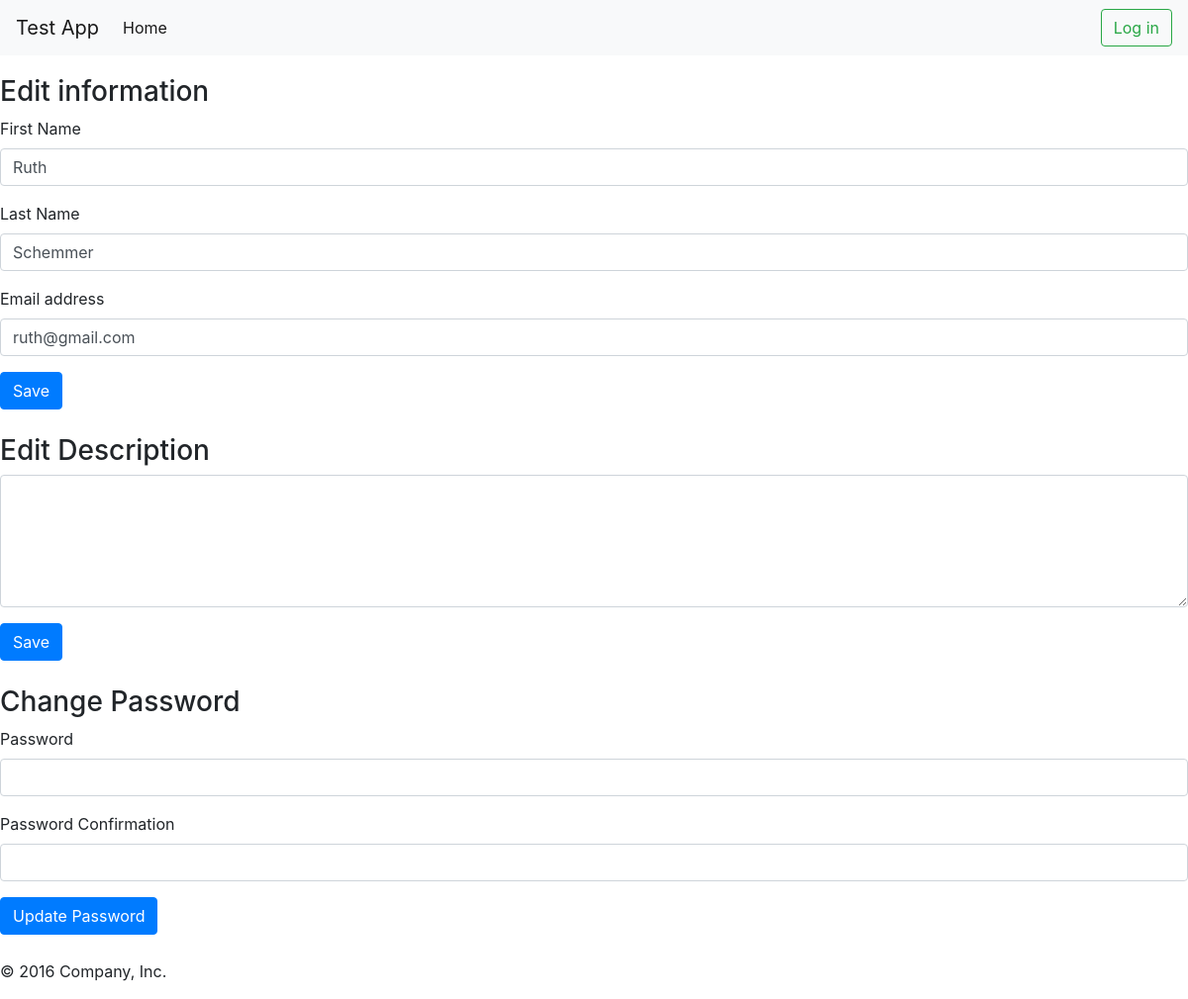
The app's page /dashboard/3/edit with its own data.
### login_regis/models.py (models this page shows, shortened)
class User(models.Model):
    first_name = models.CharField(max_length=255)
    last_name = models.CharField(max_length=255)
    email = models.CharField(max_length=255)
    password = models.CharField(max_length=255)
    is_admin = models.BooleanField(default=False)
    user_authenticated = models.BooleanField(default=True)
    description = models.TextField()
    obj = UserManager()

### dashboard/views.py (the view)
# urls.py: re_path(r'dashboard/(?P<id>\d+)/edit$', views.edit, name='edit'),
def edit(request, id):
    user = User.obj.filter(id=id)[0]
    context = {
        'user': user,
        'auth': user.user_authenticated,
    }
    return render(request, 'dashboard/edit.html', context=context)

### templates/dashboard/edit.html (shortened to what this page needs)
{% extends 'base.html' %}
{% block content %}
<div class="edit-information">
    <form action="/dashboard/info" method="POST">
        <h3>Edit information</h3>
        <div class="form-group">
                    <label for="first_name">First Name</label>
                    <input type="text" name="first_name" class="form-control" value="{{ user.first_name }}" >
        </div>
            <div class="form-group">
                    <label for="last_name">Last Name</label>
                    <input type="text" name="last_name" class="form-control" value="{{ user.last_name }}">
            </div>
            <div class="form-group">
                    <label for="email">Email address</label>
                    <input type="text" name="email" class="form-control" value="{{ user.email }}" >
            </div>
            <button type="submit" class="btn btn-primary">Save</button>
        </form>
</div>
    <div class="edit-information">
                <form action="/dashboard/desc" method="POST">
                    <h3>Edit Description</h3>
                    <div class="form-group">
                            <textarea class="form-control" name="desc" id="desc" rows="5" >
                                {{ user.description }}
                            </textarea>
                    </div>
                        <button type="submit" class="btn btn-primary">Save</button>
                </form>
    </div>
    <div class="edit-information">
            <form action="/dashboard/pass" method="POST">
                <h3>Change Password</h3>
                <div class="form-group">
                            <label for="ps">Password</label>
                            <input type="text" name="ps" class="form-control">
                </div>
                <div class="form-group">
                        <label for="psconf">Password Confirmation</label>
                        <input type="text" name="psconf" class="form-control">
                </div>
                <button type="submit" class="btn btn-primary">Update Password</button>
            </form>
    </div>
{% endblock %}

### static/css/main.css (style rules this page uses)
label, label.inline { width: 200px; display: inline-block; }
input { width: 400px; }
.edit-information { margin-bottom: 25px; margin-top: 20px; }

### records on screen
User: first_name "Ruth", last_name "Schemmer", email "ruth@gmail.com"
